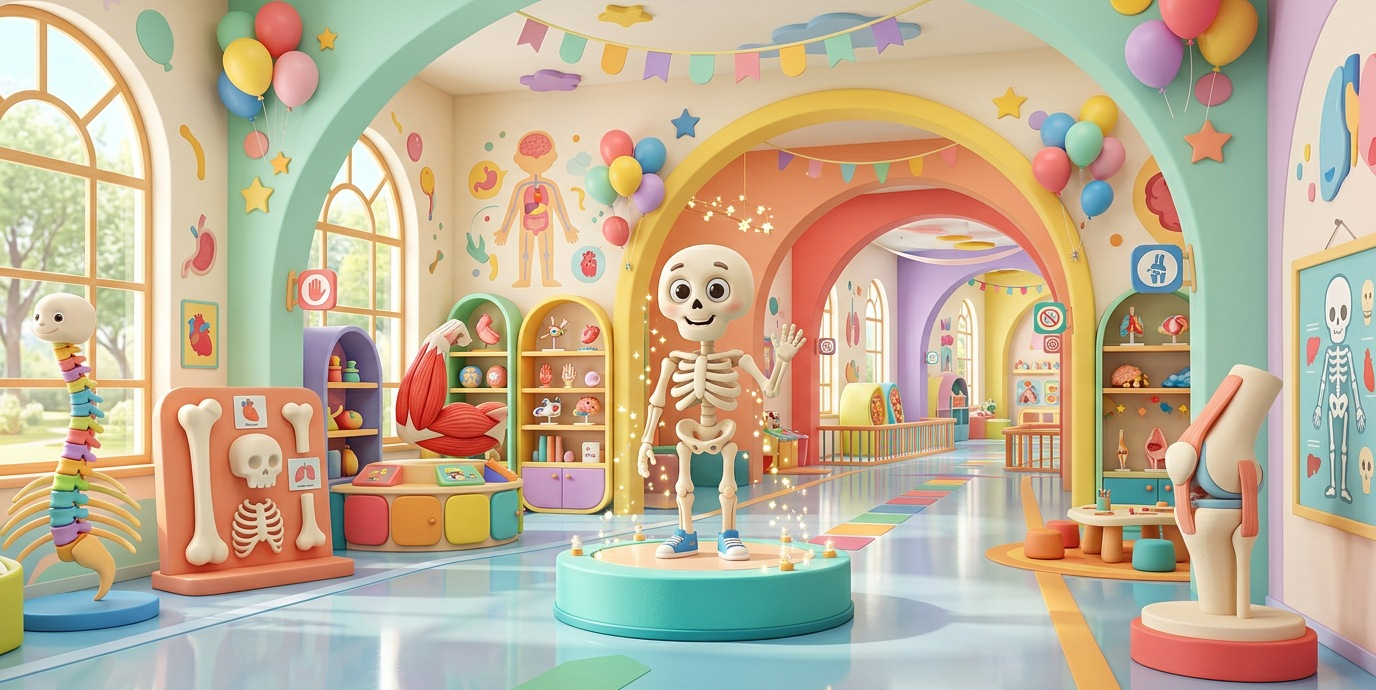
#> input picture presentations/opora-tela/src/img/museum.jpg, 1376 x 690 px; its folder holds 6 pictures in this run
$ python make_backgrounds.py
#> lines starting #> are read from the running program, lines starting #| are printed output that depends on the picture
"""Designer backgrounds: soft mesh gradients with film grain, and blurred photo heroes."""
import os
import numpy as np
from PIL import Image, ImageFilter

HERE = os.path.dirname(os.path.abspath(__file__))
OUT = os.path.join(HERE, "assets")
IMG = os.path.join(HERE, "img")
W, H = 1920, 1080
rng = np.random.default_rng(7)


def hexc(h):
    h = h.lstrip("#")
    return np.array([int(h[i:i + 2], 16) for i in (0, 2, 4)], float)


def mesh(base, blobs):
    """blobs: (cx, cy, radius, colour, strength) in 0..1 slide units."""
#> called with base = '#EEF4FF'
    ys, xs = np.mgrid[0:H, 0:W]
    xs, ys = xs / W, ys / H * (H / W)
    img = np.ones((H, W, 3)) * hexc(base)
    for cx, cy, r, col, s in blobs:
        d2 = (xs - cx) ** 2 + (ys - cy * H / W) ** 2
        wgt = np.exp(-d2 / (2 * (r ** 2))) * s
        img = img * (1 - wgt[..., None]) + hexc(col) * wgt[..., None]
    return img


def finish(arr, name, grain=5.0, vignette=0.0):
#> called with name = 'bg2_sky.jpg', grain = 5, vignette = 0
    if vignette:
        ys, xs = np.mgrid[0:H, 0:W]
        d = np.sqrt(((xs - W / 2) / (W / 2)) ** 2 + ((ys - H / 2) / (H / 2)) ** 2)
        arr = arr * (1 - vignette * np.clip(d - 0.55, 0, 1)[..., None])
    noise = rng.normal(0, grain, (H, W, 1))
    arr = np.clip(arr + noise, 0, 255).astype(np.uint8)
    Image.fromarray(arr).save(os.path.join(OUT, name), quality=93)


finish(mesh("#EEF4FF", [(0.0, 0.0, 0.32, "#B7D6FF", 0.95), (1.0, 0.05, 0.3, "#BDEEDC", 0.9),
                        (1.0, 1.0, 0.34, "#D3C6FF", 0.95), (0.0, 1.0, 0.3, "#FFDCA8", 0.9),
                        (0.55, 0.5, 0.35, "#FFFFFF", 0.35)]), "bg2_sky.jpg")
finish(mesh("#F1ECFF", [(0.0, 0.0, 0.32, "#CBBBFF", 0.95), (1.0, 0.0, 0.3, "#BBDCFF", 0.9),
                        (1.0, 1.0, 0.32, "#FFC9DA", 0.9), (0.05, 1.0, 0.3, "#D5F3EA", 0.7),
                        (0.5, 0.5, 0.35, "#FFFFFF", 0.35)]), "bg2_lilac.jpg")
finish(mesh("#ECFAF4", [(0.0, 0.0, 0.32, "#AEEBD4", 0.95), (1.0, 0.0, 0.3, "#C0E1FF", 0.9),
                        (1.0, 1.0, 0.3, "#FFE7A8", 0.9), (0.0, 1.0, 0.3, "#D9F7EE", 0.7),
                        (0.5, 0.5, 0.35, "#FFFFFF", 0.35)]), "bg2_mint.jpg")
#> call 3 of finish, with name = 'bg2_mint.jpg', grain = 5, vignette = 0
#> in finish (call 3), `Image.fromarray(arr).save(os.path.join(OUT, name), quality=93)`:
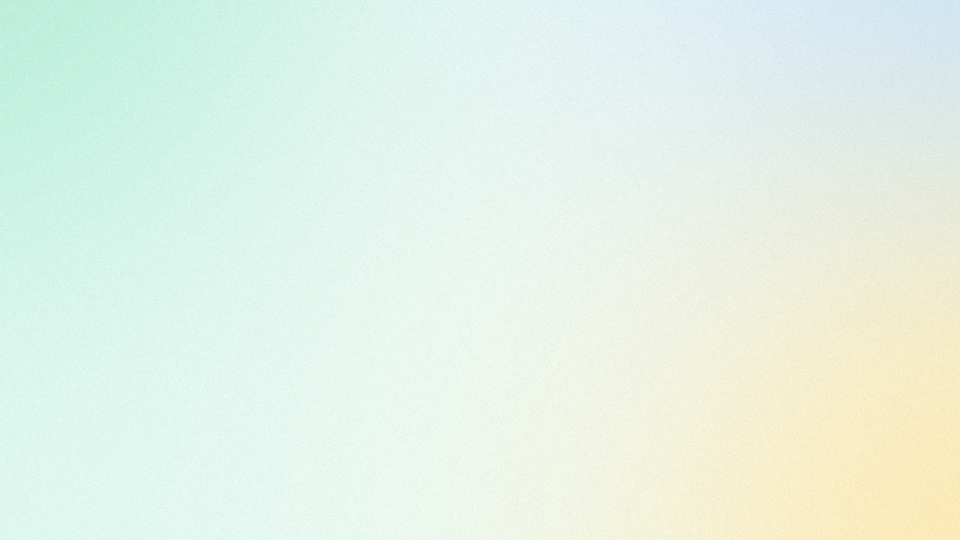
#> saved as bg2_mint.jpg: PIL image 1920x1080 RGB (shown at 1/2 size); mean R, G, B 227.9, 242.6, 230.4
finish(mesh("#FFF4EE", [(0.0, 0.0, 0.32, "#FFC8B6", 0.95), (1.0, 0.0, 0.3, "#FFE09C", 0.9),
                        (1.0, 1.0, 0.32, "#E8CCFF", 0.9), (0.0, 1.0, 0.3, "#FFE3D6", 0.7),
                        (0.5, 0.5, 0.35, "#FFFFFF", 0.35)]), "bg2_peach.jpg")
#> call 4 of finish, with name = 'bg2_peach.jpg', grain = 5, vignette = 0
#> in finish (call 4), `Image.fromarray(arr).save(os.path.join(OUT, name), quality=93)`:
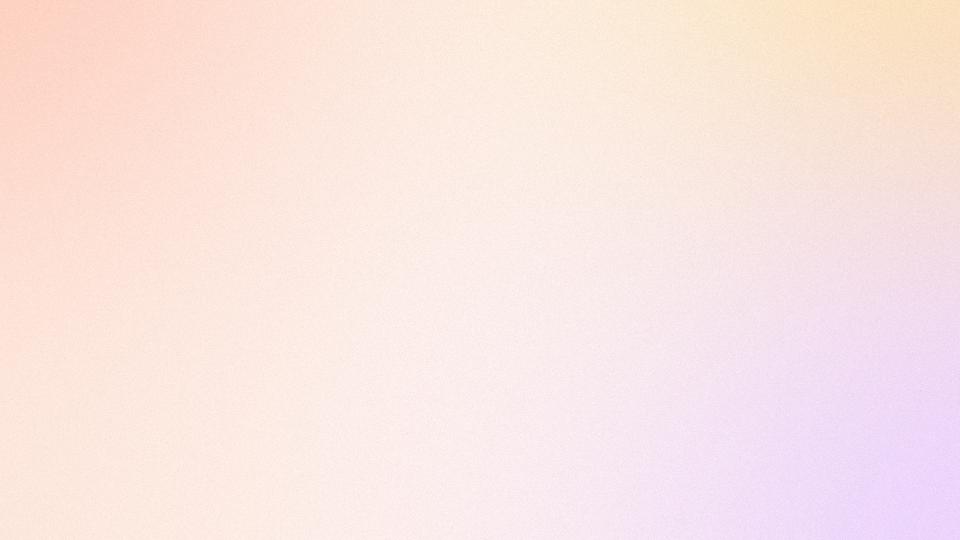
#> saved as bg2_peach.jpg: PIL image 1920x1080 RGB (shown at 1/2 size); mean R, G, B 249.6, 229.3, 226
finish(mesh("#FFF3D2", [(0.0, 0.0, 0.34, "#FFE08C", 0.9), (1.0, 0.0, 0.32, "#FFC9A6", 0.85),
                        (1.0, 1.0, 0.32, "#FFE7B0", 0.85), (0.0, 1.0, 0.3, "#FFD6C2", 0.8),
                        (0.5, 0.5, 0.35, "#FFF9EA", 0.45)]), "bg2_sun.jpg")
#> in finish (call 5), `Image.fromarray(arr).save(os.path.join(OUT, name), quality=93)`:
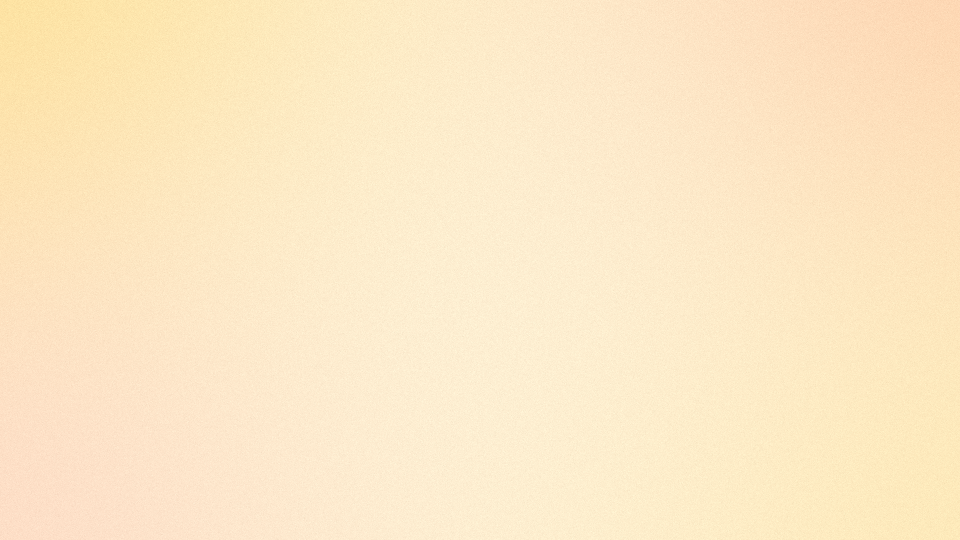
#> saved as bg2_sun.jpg: PIL image 1920x1080 RGB (shown at 1/2 size); mean R, G, B 252.8, 232.3, 197.3


def hero(src, name, tint, left_alpha, right_alpha, blur=26, crop=None, brightness=1.0):
#> called with src = 'museum.jpg', name = 'bg2_hero.jpg', tint = '#1C1650', left_alpha = 0.86, right_alpha = 0.45, blur = 26, brightness = 1
    im = Image.open(os.path.join(IMG, src)).convert("RGB")
#> im is the input picture: PIL image 1376x690 RGB; mean R, G, B 192.9, 177.4, 151.5
    if crop:
        im = im.crop(crop)
    ar = W / H
    iw, ih = im.size
#> iw = 1376; ih = 690
    if iw / ih > ar:
        nw = int(ih * ar)
#> nw = 1226
        im = im.crop(((iw - nw) // 2, 0, (iw - nw) // 2 + nw, ih))
#> im: PIL image 1226x690 RGB
    else:
        nh = int(iw / ar)
        im = im.crop((0, (ih - nh) // 2, iw, (ih - nh) // 2 + nh))
    im = im.resize((W, H), Image.LANCZOS).filter(ImageFilter.GaussianBlur(blur))
#> im: PIL image 1920x1080 RGB
    arr = np.asarray(im).astype(float) * brightness
    xs = np.linspace(0, 1, W)[None, :, None]
    a = left_alpha + (right_alpha - left_alpha) * xs
    arr = arr * (1 - a) + hexc(tint) * a
    finish(arr, name, grain=6.0, vignette=0.25)


hero("museum.jpg", "bg2_hero.jpg", "#1C1650", 0.86, 0.45)
hero("museum.jpg", "bg2_hero_end.jpg", "#241A63", 0.80, 0.55, blur=34)
#> in finish (call 7), `arr = arr * (1 - vignette * np.clip(d - 0.55, 0, 1)[..., None])`:
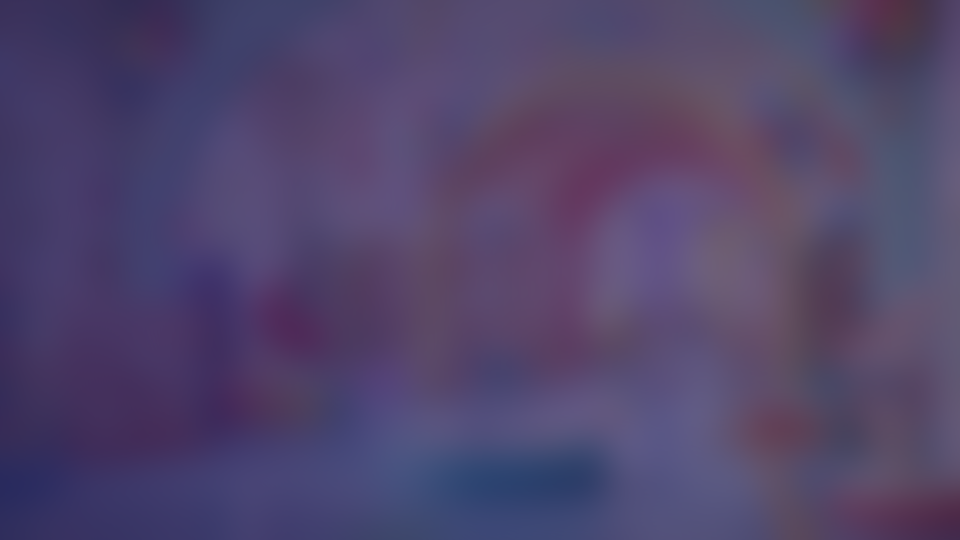
#> arr: shape (1080, 1920, 3) float64 (shown at 1/2 size); mean of channels 0, 1, 2 81.1, 69.4, 107.3; drawn as R, G, B
hero("cinema.jpg", "bg2_cinema.jpg", "#14102E", 0.78, 0.55, blur=30)
#> call 3 of hero, with src = 'cinema.jpg', name = 'bg2_cinema.jpg', tint = '#14102E', left_alpha = 0.78, right_alpha = 0.55, blur = 30, brightness = 1
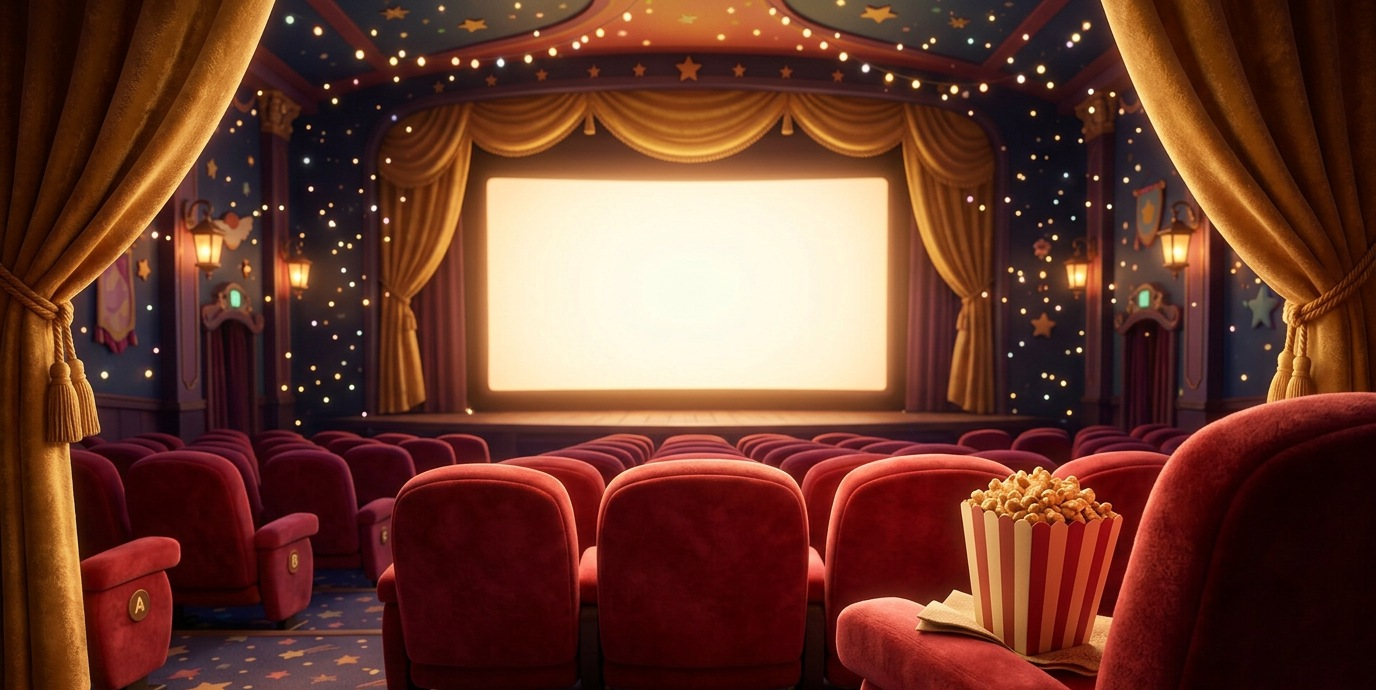
#> input picture presentations/opora-tela/src/img/cinema.jpg, 1376 x 690 px
#> in hero, im is the input picture: PIL image 1376x690 RGB; mean R, G, B 105, 58.8, 44.8
#> in hero (call 3), `im = im.resize((W, H), Image.LANCZOS).filter(ImageFilter.GaussianBlur(..`:
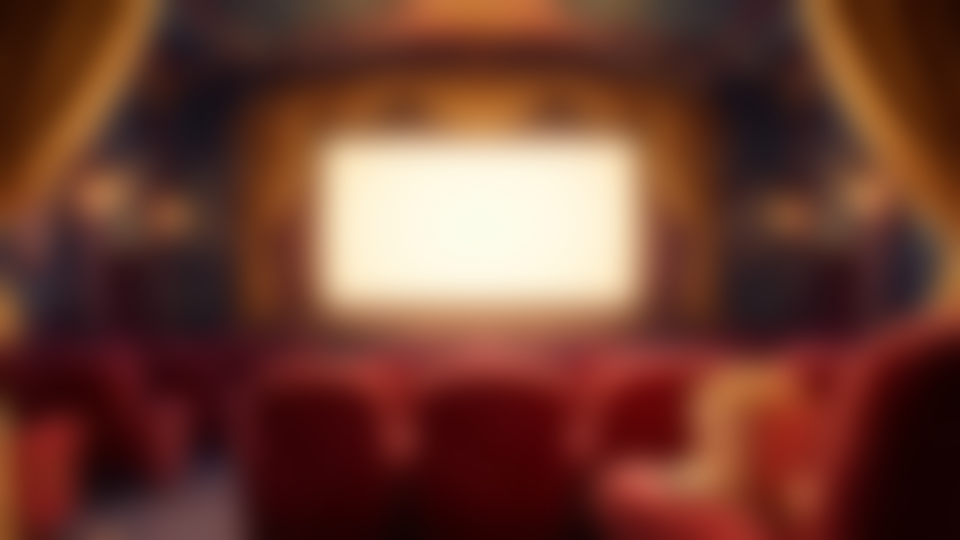
#> im: PIL image 1920x1080 RGB (shown at 1/2 size); mean R, G, B 109.9, 62.8, 49.3
#> in hero (call 3), `arr = arr * (1 - a) + hexc(tint) * a`:
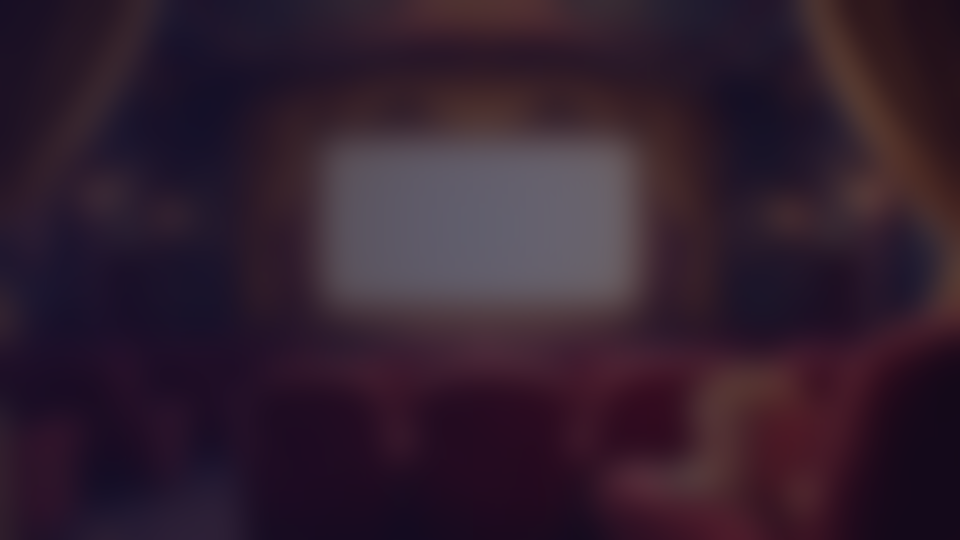
#> arr: shape (1080, 1920, 3) float64 (shown at 1/2 size); mean R, G, B 50.4, 31.8, 47.1
print("ok")
